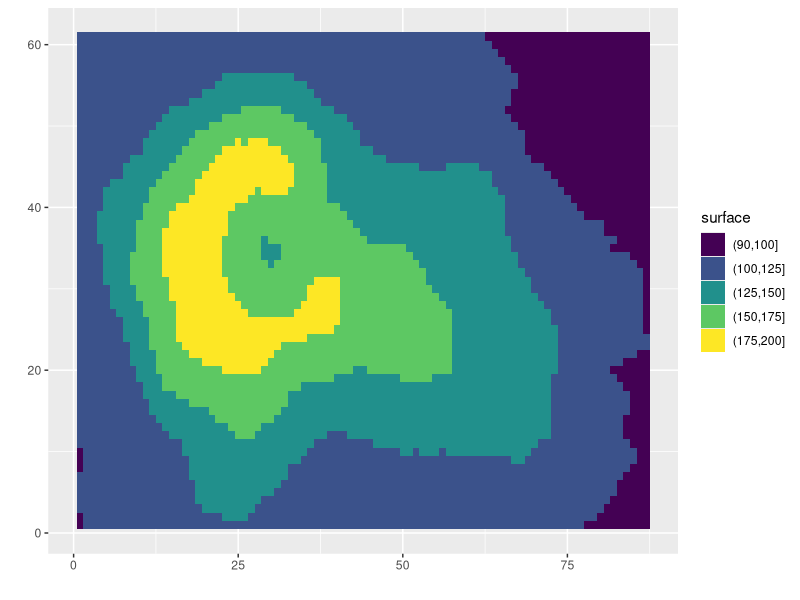

Here is the R script that generated this plot: (Note: this script raises an error after producing the figure.)
# Color for Maps 
library(ggplot2)
library(reshape2)
library(dplyr)  # required for arrange()
library(colorspace)
library(viridis)
library(maps) # for the state map data

#### Contour maps ####
# Filled contour maps for ggplot2
boom<-melt(volcano)
range(boom$value) # Check out the range of values to pick scale breaks

boom$levels<-cut(boom$value,breaks=c(90,100,125,150,175,200)) # create breaks in values
#boom$levels<-cut(boom$value,breaks=seq(90,200,by=10))

colors_surface<-terrain_hcl(nlevels(boom$levels), c = c(65, 0), l = c(45, 90), power = c(1/2, 1.5)) # Create color
#colors_surface<-sequential_hcl(nlevels(boom$levels), c = 0, l=c(30,90), power = 2.0)
colors_surface<-viridis(nlevels(boom$levels))

ggplot(boom,aes(Var1,Var2)) + xlab(" ") + ylab(" ") +
  geom_tile(aes(fill=levels)) + 
  scale_fill_manual("surface",values=colors_surface)


# required packages
states_map<-map_data("state") #extracts data from the states map

# Make a data set of US crime data from the USArrests data set
crimes<-data.frame(state=tolower(rownames(USArrests)),USArrests)
crime_map<-merge(states_map,crimes,by.x="region",by.y="state")
crime_map<-arrange(crime_map,group,order)
head(crime_map)

# Plot make of murder rate. You can select any column in that 
basemap<-ggplot(crime_map,aes(x=long,y=lat,group=group,fill=Murder)) +
  geom_polygon() + coord_map("polyconic")

# Color map sequential increasing with colorspace
basemap + scale_fill_continuous_sequential(palette="Peach")

# Color map diverging from the midpoint (mean murder rate) with colorspace 
basemap + scale_fill_continuous_diverging(palette="Blue-Red",mid=mean(crime_map$Murder))

